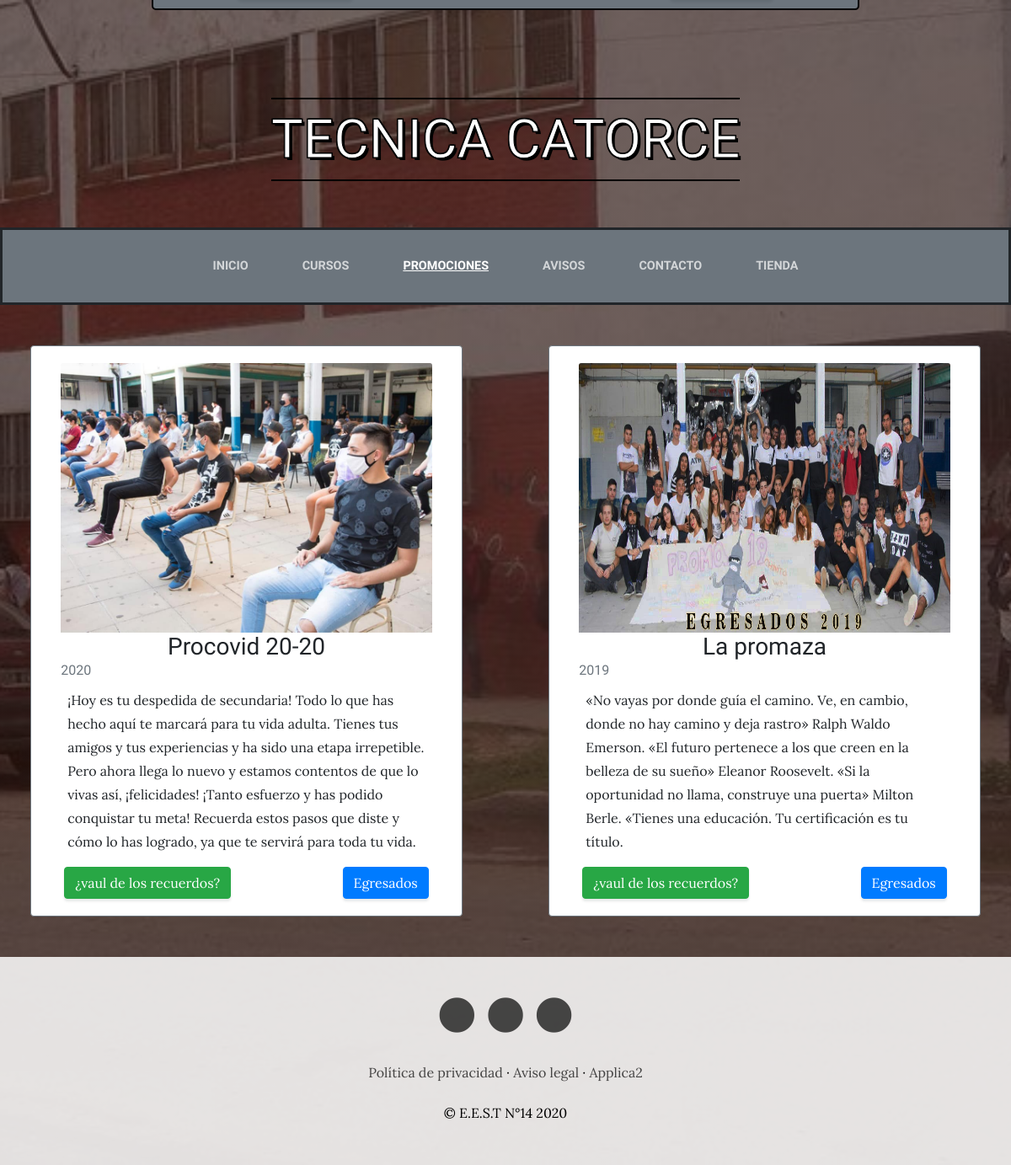
The app's page /promociones/ with its own data.
### promociones/models.py (models this page shows, shortened)
class Promocion(models.Model):
    nombre = models.CharField(max_length=20, null=True, blank=True)
    año = models.IntegerField()
    foto = models.ImageField(upload_to="fondo_promocion", null=True, blank=True)
    mensaje = models.TextField(max_length=400, null=True, blank=True)
    class Meta():
        verbose_name = "promocion"
        verbose_name_plural = "promociones"

### promociones/views.py (the view)
# urls.py: path('', views.promociones, name="Promociones"),
def promociones(request):
    titulo = "Promociones"
    promocion = Promocion.objects.all()
    return render(request, "promociones/promociones.html", {"promocion":promocion, "titulo":titulo})

### promociones/templates/promociones/promociones.html
{% extends "sitio_web_app/base.html" %}
{% load static %}
{% block content %}
<div class="row my-5">
{% for promo in promocion%}
    <div class="card border-secondary col-sm-6 col-lg-5 mx-auto" style="height: auto;">
        <div class="card-body" >
            <img class="card-img-top" src="{{promo.foto.url}}" alt="" style="height: 20em;">
            <div class="card-title">
                <h3 style="text-align: center;"> {{promo.nombre}}</h3>
                <h6 class="card-subtitle mb-2 text-muted">{{promo.año}}</h6>
            </div>
            <div class="pt m-2">
                <p> {{promo.mensaje}}</p>
            </div>
            <div class="bt m-1 ">
                <a href="recuerdos/{{promo.año}}"><button class="btn btn-success float-left">¿vaul de los recuerdos?</button></a>
                <a href="egresados/{{promo.año}}"><button class="btn btn-primary float-right">Egresados</button></a>
            </div>
        </div>
    </div>
{% endfor %}
</div>
{% endblock %}

### sitio_web_app/templates/sitio_web_app/base.html (shortened to what this page needs)
<html>
<head>
    {% load static %}
    <link rel="stylesheet" href="https://cdn.jsdelivr.net/npm/bootstrap@4.5.3/dist/css/bootstrap.min.css">
    <link href="{% static 'sitio_web_app/css/gestion.css' %}" rel="stylesheet">
    <link rel="stylesheet" href="https://use.fontawesome.com/releases/v5.8.1/css/all.css">
</head>
<body>
<div class="sesion-p sesion">
</div>
    <h1 class="site-heading text-center text-white d-none d-lg-block">
        <span class="site-heading-lower">Tecnica catorce</span>
    </h1>
 <nav class="navbar navbar-expand-lg navbar-dark py-lg-4" id="mainNav">
    <div class="container">
      <div class="collapse navbar-collapse" id="navbarResponsive">
        <ul class="navbar-nav mx-auto">
          <li class="nav-item {% if request.path == '/' %} active {% endif %} px-lg-4">
            <a class="nav-link text-uppercase text-expanded" href="{% url 'Home' %}">Inicio</a>
          </li>
          <li class="nav-item {% if request.path|slice:'8' == '/cursos/' %} active {% endif %} px-lg-4">
            <a class="nav-link text-uppercase text-expanded" href="{% url 'cursos' %}">cursos</a>
          </li>
          <li class="nav-item {% if request.path|slice:'13' == '/promociones/' %} active {% endif %} px-lg-4">
            <a class="nav-link text-uppercase text-expanded" href="{% url 'Promociones' %}">promociones</a>
          </li>
          <li class="nav-item {% if request.path|slice:'13' == '/informacion/' %} active {% endif %} px-lg-4">
            <a class="nav-link text-uppercase text-expanded" href="/informacion/">avisos</a>
          </li>
          <li class="nav-item {% if request.path == '/contacto/' %} active {% endif %} px-lg-4">
            <a class="nav-link text-uppercase text-expanded" href="{% url 'contacto'%}">Contacto</a>
          </li>
          <li class="nav-item {% if request.path == '/tienda/' %} active {% endif %} px-lg-4">
            <a class="nav-link text-uppercase text-expanded" href="{% url 'Tienda'%}">Tienda</a>
          </li>
        </ul>
      </div>
    </div>
  </nav>
{% block content %}
{% endblock %}
    <footer class="footer text-faded text-center py-5">
      <div class="container">
        <p class="m-0">
	        <a href="#" class="link">
	          <span class="fa-stack fa-lg">
	            <i class="fa fa-circle fa-stack-2x"></i>
	            <i class="fa fa-twitter fa-stack-1x fa-inverse"></i>
	          </span>
	        </a>
	        <a href="#" class="link">
	          <span class="fa-stack fa-lg">
	            <i class="fa fa-circle fa-stack-2x"></i>
	            <i class="fa fa-facebook fa-stack-1x fa-inverse"></i>
	          </span>
	        </a>
	        <a href="#" class="link">
	          <span class="fa-stack fa-lg">
	            <i class="fa fa-circle fa-stack-2x"></i>
	            <i class="fa fa-instagram fa-stack-1x fa-inverse"></i>
	          </span>
	        </a>
	    </p>
        <p class="m-0 mbt">
        	<a href="sample.html" class="link">Política de privacidad</a> ·
        	<a href="sample.html" class="link">Aviso legal</a> ·
          <a href="{% url 'Applica2' %}" class="link">Applica2</a>
		</p>
        <p class="m-0 mbt1">&copy; E.E.S.T N°14 2020</p>
      </div>
	</footer>
</body>
</html>

### sitio_web_app/static/sitio_web_app/css/gestion.css (style rules this page uses)
body { font-family: 'Lora'; background: linear-gradient(rgba(47, 23, 15, 0.65), rgba(47, 23, 15, 0.65)), url("../img/bg_main.jpg"); background-attachment: fixed; background-position: center; background-size: cover; }
h1, h2, h3, h4, h5, h6 { font-family: 'Raleway'; }
p { line-height: 1.75; }
.sesion-p { position: relative; display: block; width: 70%; background-color: #6c757d; margin: auto; border: 2px black solid; border-radius: 5px; transition: all 0.4s; animation-name: subida; animation-duration:1s; animation-iteration-count: 1; }
.sesion-p { top: -50px; }
.text-faded { color: rgba(22, 19, 19, 0.3); }
.site-heading { margin-top: 5rem; margin-bottom: 5rem; text-transform: uppercase; line-height: 1; font-family: 'Raleway'; }
.site-heading .site-heading-lower { font-size: 4rem; font-weight: 100; line-height: 3rem; -webkit-text-stroke: 1px black; color: white; text-shadow: 3px 3px 0 #000, -1px -1px 0 #000, 1px -1px 0 #000, -1px 1px 0 #000, 1px 1px 0 #000; padding-top: 10px; padding-bottom: 10px; border-top: 2px black solid; border-bottom: 2px black solid; }
#mainNav { background-color: #6c757d; font-family: 'Raleway'; border: 3px solid; }
#mainNav .navbar-nav .nav-item .nav-link { color: rgba(255, 255, 255, 0.7); font-weight: 800; }
#mainNav .navbar-nav .nav-item.active .nav-link { color: #ffffff; text-decoration: underline; }
.sesion { display: none; }
@media (min-width: 992px) { #mainNav .navbar-nav .nav-item .nav-link { font-size: 0.9rem; } }
@media (min-width: 992px) { .sesion { display: block; } }
.footer { background-color: rgba(255, 255, 255, 0.85); bottom: 0; }
.btn { box-shadow: 0px 3px 3px 0px rgba(33, 37, 41, 0.1); }
.mbt { padding-top: 2rem; }
.mbt1 { padding-top: 1.25rem; }
a.link { color: rgba(0, 0, 0, 0.7); }
.m-0 { color: black; }

### records on screen
Promocion: foto (picture), nombre "Procovid 20-20", año "2020", mensaje "¡Hoy es tu despedida de secundaria! Todo lo que has hecho aquí te marcará para tu vida adulta. Tienes tus amigos y tus experiencias y ha sido una etapa irrepetible. Pero ahora llega lo nuevo y estamos contentos de que lo vivas así, ¡felicidades! ¡Tanto esfuerzo y has podido conquistar tu meta! Recuerda estos pasos que diste y cómo lo has logrado, ya que te servirá para toda tu vida."
Promocion: foto (picture), nombre "La promaza", año "2019", mensaje "«No vayas por donde guía el camino. Ve, en cambio, donde no hay camino y deja rastro» Ralph Waldo Emerson. «El futuro pertenece a los que creen en la belleza de su sueño» Eleanor Roosevelt. «Si la oportunidad no llama, construye una puerta» Milton Berle. «Tienes una educación. Tu certificación es tu título."
